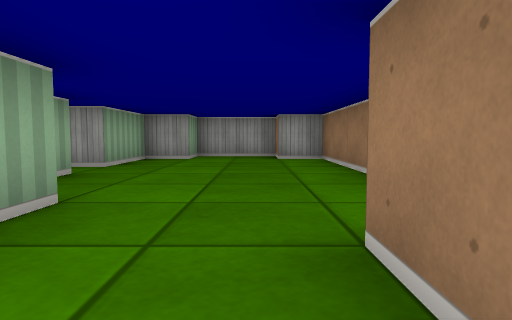
[1] (above)

24 first-person views from a walk through a cub3D ray-caster map. The camera is about half as high as the walls, tilts 4° down and sees 75° across. The floor is counted in squares. Each view is taken from the middle of a square. On the plan, view 1 faces up. The plan holds only what a view shows up to about 9 squares ahead; the rest is blank. The place goes on beyond the plan.

[2]
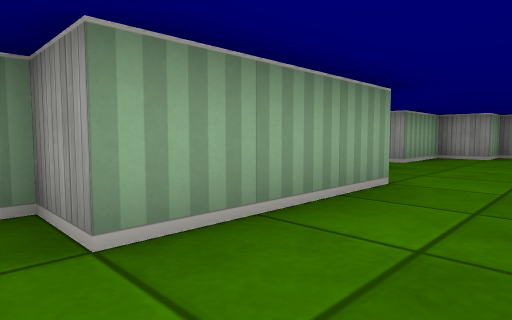

[3]
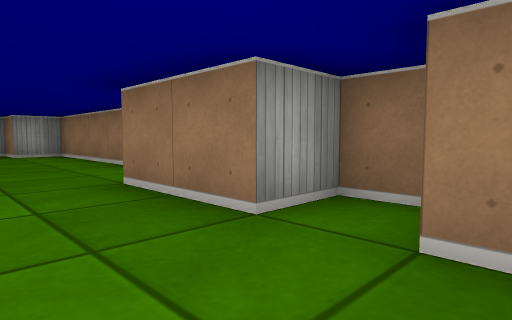

[4]
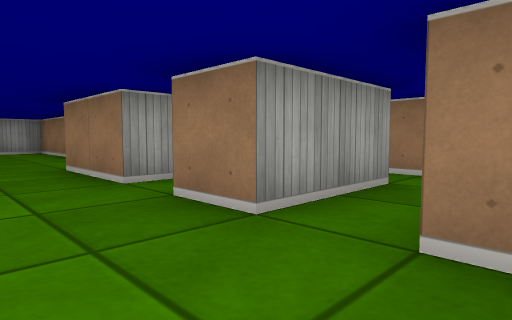

[5]
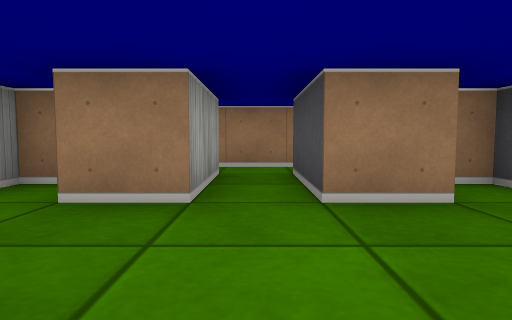

[6]
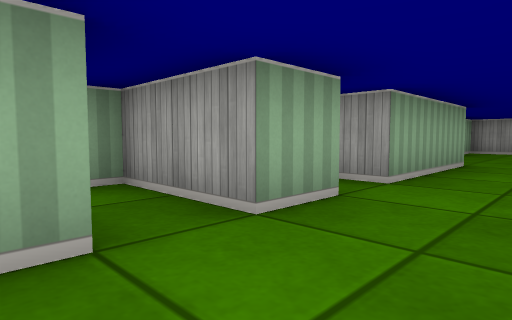

[7]
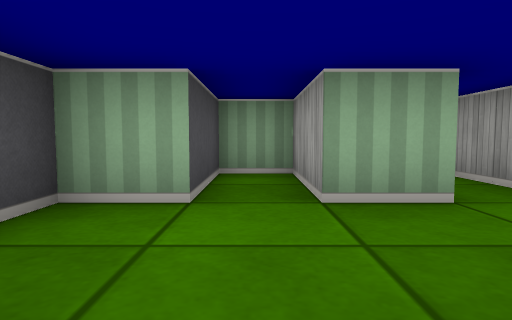

[8]
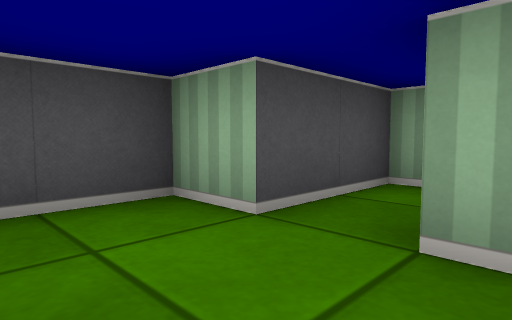

[9]
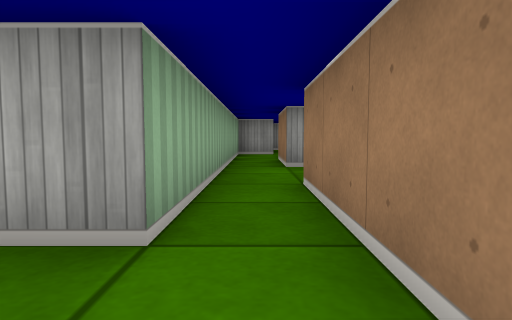

[10]
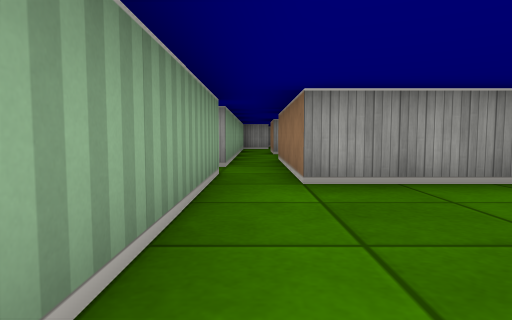

[11]
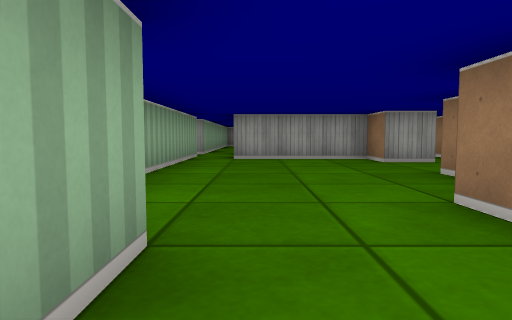

[12]
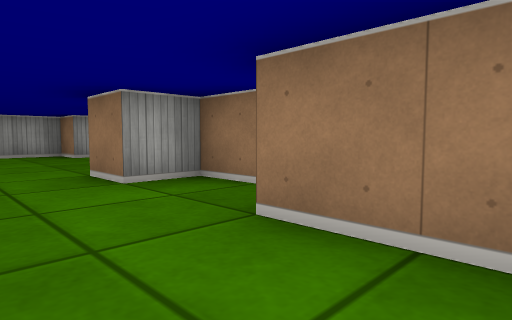

[13]
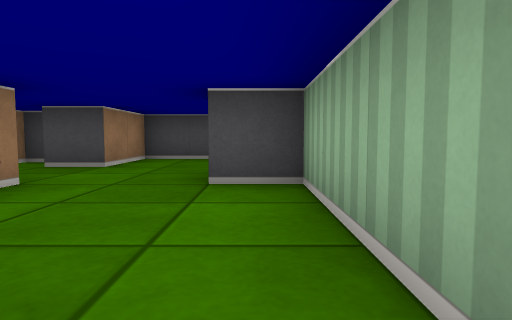

[14]
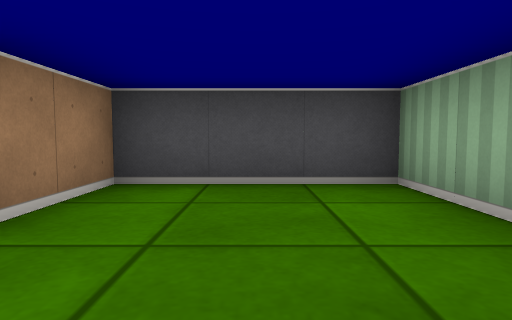

[15]
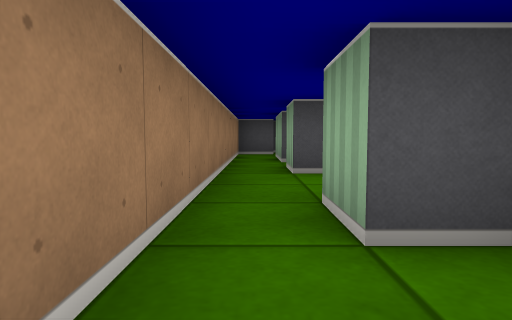

[16]
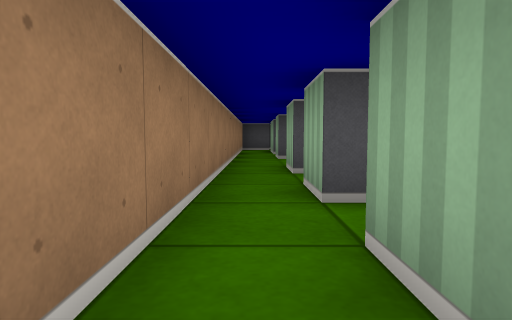

[17]
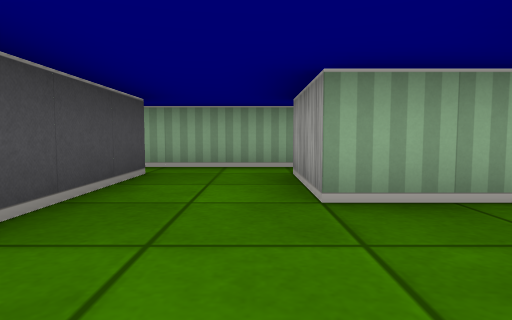

[18]
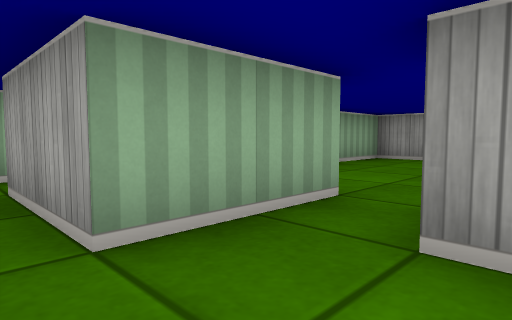

[19]
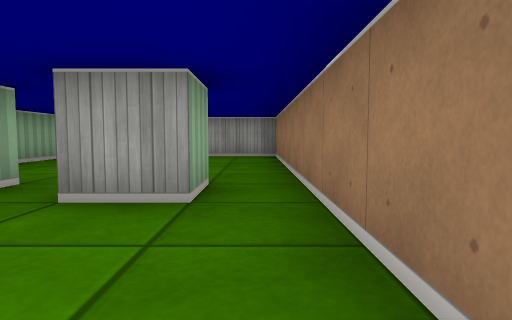

[20]
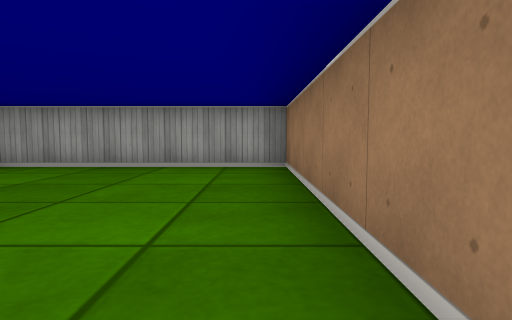

[21]
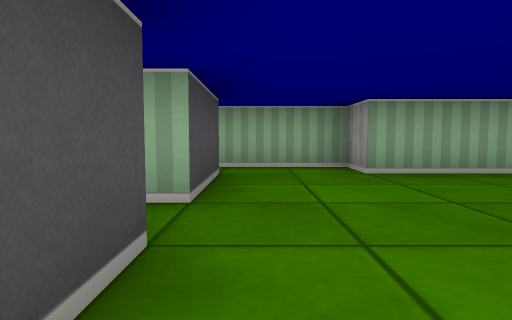

[22]
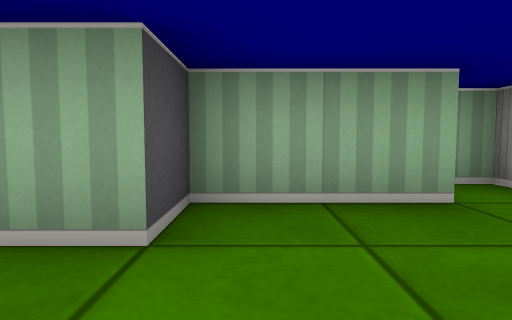

[23]
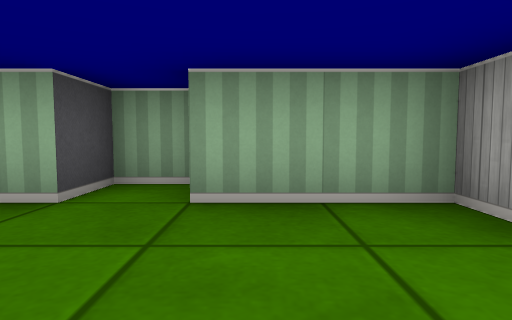

[24]
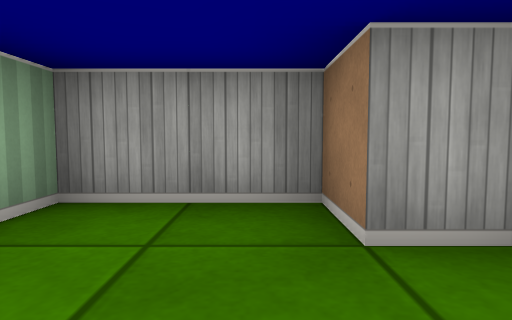

### Floor plan
Key: @ floor where view 1 was taken; # wall or solid block; . floor.
Columns run from 4 left of view 1 to 9 right of it. Each row starts with its distance up from view 1.
  9   ############
  8  ##..###.....#
  7  #....##.....#
  6 ##....##.....#
  5 #.....#......#
  4 ##....#......#
  3  #....#.##.#.#
  2  ##...#.##...#
  1  ##..##......#
  0  ##.@##......#
 -1  #....#.####.#
 -2 ###..##.#  ..#
 -3 #.......# ##.#
 -4 ###..##.###..#
 -5 #.....#...##.#
 -6 ###..##......#
 -7   #####......#
 -8       #....#.#
 -9       #......#
-10       #...##.#
-11       ##...#.#
-12       #......#
-13       #...#.##
-14       #...###
-15       #####

Where each view was taken, in squares from view 1:
view 1: 0 up, 0 right, facing up
view 2: 1 down, 0 right, facing up-left
view 3: 2 down, 1 left, facing up-right
view 4: 4 down, 1 left, facing up-right
view 5: 3 down, 2 left, facing right
view 6: 4 down, 0 right, facing up-left
view 7: 5 down, 1 right, facing left
view 8: 4 down, 0 right, facing down-left
view 9: 4 down, 3 right, facing up
view 10: 8 down, 3 right, facing up
view 11: 12 down, 4 right, facing up
view 12: 14 down, 4 right, facing up-right
view 13: 7 down, 3 right, facing down
view 14: 11 down, 4 right, facing down
view 15: 3 down, 8 right, facing down
view 16: 0 up, 8 right, facing down
view 17: 1 up, 8 right, facing left
view 18: 1 up, 7 right, facing up-left
view 19: 0 up, 8 right, facing up
view 20: 3 up, 8 right, facing up
view 21: 4 up, 8 right, facing left
view 22: 3 up, 0 right, facing left
view 23: 6 up, 0 right, facing left
view 24: 6 up, 0 right, facing up
